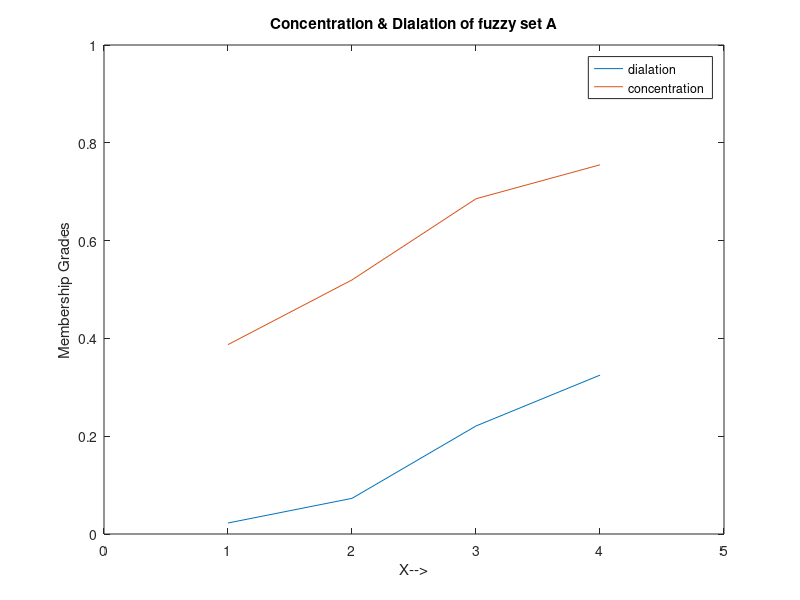
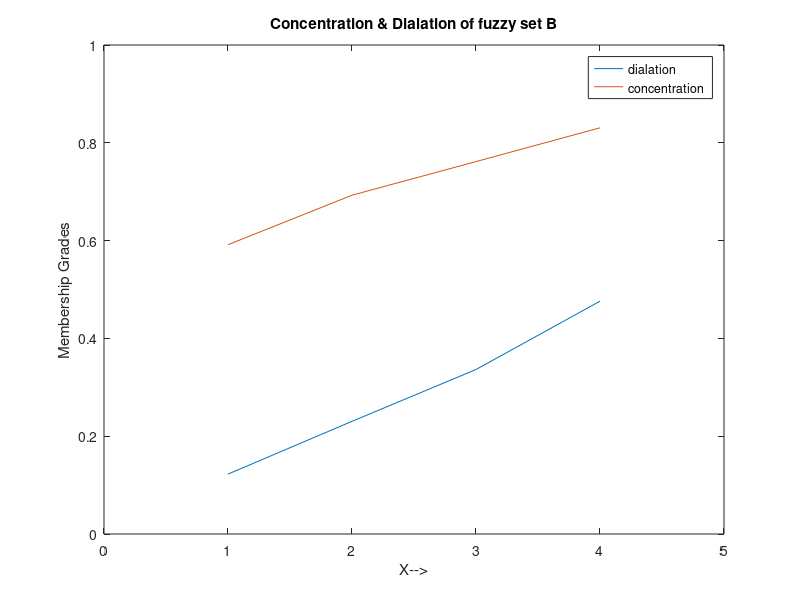

The MATLAB source for these figures, in order:
clc
clear
close all
% Defining fuzzy set A
mfa=[0.15 0.27 0.47 0.57];
a=[1 2 3 4];
% Defining fuzzy set B
mfb=[0.35 0.48 0.58 0.69];
b=[1 2 3 4];

concentration = 2;
dialation = 1/2;

concentrationA = mfa.^concentration
concentrationB = mfb.^concentration
dialationA = mfa.^dialation
dialationB = mfb.^dialation

plot(a, concentrationA,'-');
hold on
plot(a, dialationA,'-');
hold off
axis([0 5 0 1]);
xlabel('X-->');
ylabel('Membership Grades');
legend({'dialation','concentration'})
title('Concentration & Dialation of fuzzy set A');
figure
plot(b, concentrationB,'-');
hold on
plot(b, dialationB,'-');
hold off

axis([0 5 0 1]);
xlabel('X-->');
ylabel('Membership Grades');
legend({'dialation','concentration'})
title('Concentration & Dialation of fuzzy set B');
